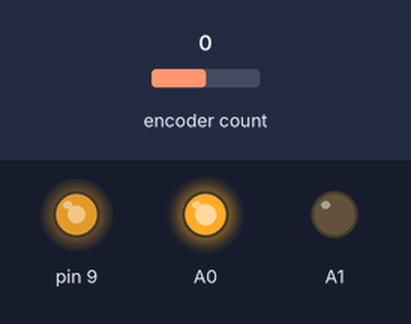
Bench run of a sketch on a simulated Arduino Uno, built with avr-gcc and run on an emulated ATmega328P. On the bench: output pins drawn as LEDs (lit = HIGH). Inputs (shaded band) come from the test bench; at power-on: encoder count 0. What the sketch prints to the serial monitor is not drawn.

Above: at 0.1 s.
Timing chart, 0 to 1.6 s (numbered marks = the images above):
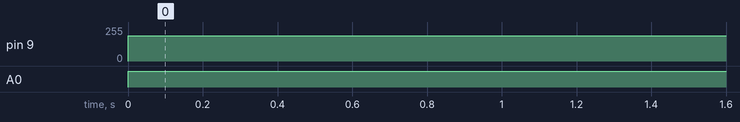

Measured:
- by itself, pin 9: 0/255 → 191/255 at 0.00 s
- by itself, A0: LOW → HIGH at 0.00 s

The sketch:

asservissement_position.ino
```cpp
#include <Encoder.h>
#include <PID_v1.h>
#include <MCC.h>

/*Interruption*/
Encoder monEnc(2, 4);
//Compteurs de pas des moteurs
double position = 0;

/*Moteur*/
const double tour = 1633;//408.25 pas par tour
double pwmMax = 191;
MCC m(A0, A1, 9);

/*PID*/
double consigne = 2*tour; //la consigne donne la vitesse voulue du moteur en tours/seconde
double commande; //la commande est le pwm envoyé sur le moteur
int echantillonnage = 1; //l'échantillonnage est l'intervalle de temps entre chaque calcul de la commande, exprimé en milliseconde

//Réglage des coefficient des PID
const double kp = 90;
const double ki = 0;
const double kd = 2;

PID monPID(&position, &commande, &consigne, kp, ki, kd, DIRECT);

void setup() {
  /*Changement fréquence des pwm des pins 9, 10*/
  TCCR1B = (TCCR1B & 0xf8) | 0x01;

  /*Initialisation de la liaison série*/
  Serial.begin(115200);

  //Initialisation PID
  monPID.SetSampleTime(echantillonnage);
  monPID.SetOutputLimits(-pwmMax, pwmMax);
  monPID.SetMode(AUTOMATIC);
}


void loop() {
  //Calcul et application de la commande
  position = monEnc.read();
  monPID.Compute();
  m.bouger((int)commande);

  //Affichage liaison série
  Serial.println(String(position) + " 0 3266");
}
```

MCC.h
```cpp
#ifndef MCC_H
#define MCC_H

class MCC{
  public :
    MCC(int avancer, int reculer, int pwm);
    void bouger(int vitesse);

  private :
    int pinReculer;
    int pinAvancer;
    int pinPWM;
};

#endif
```
